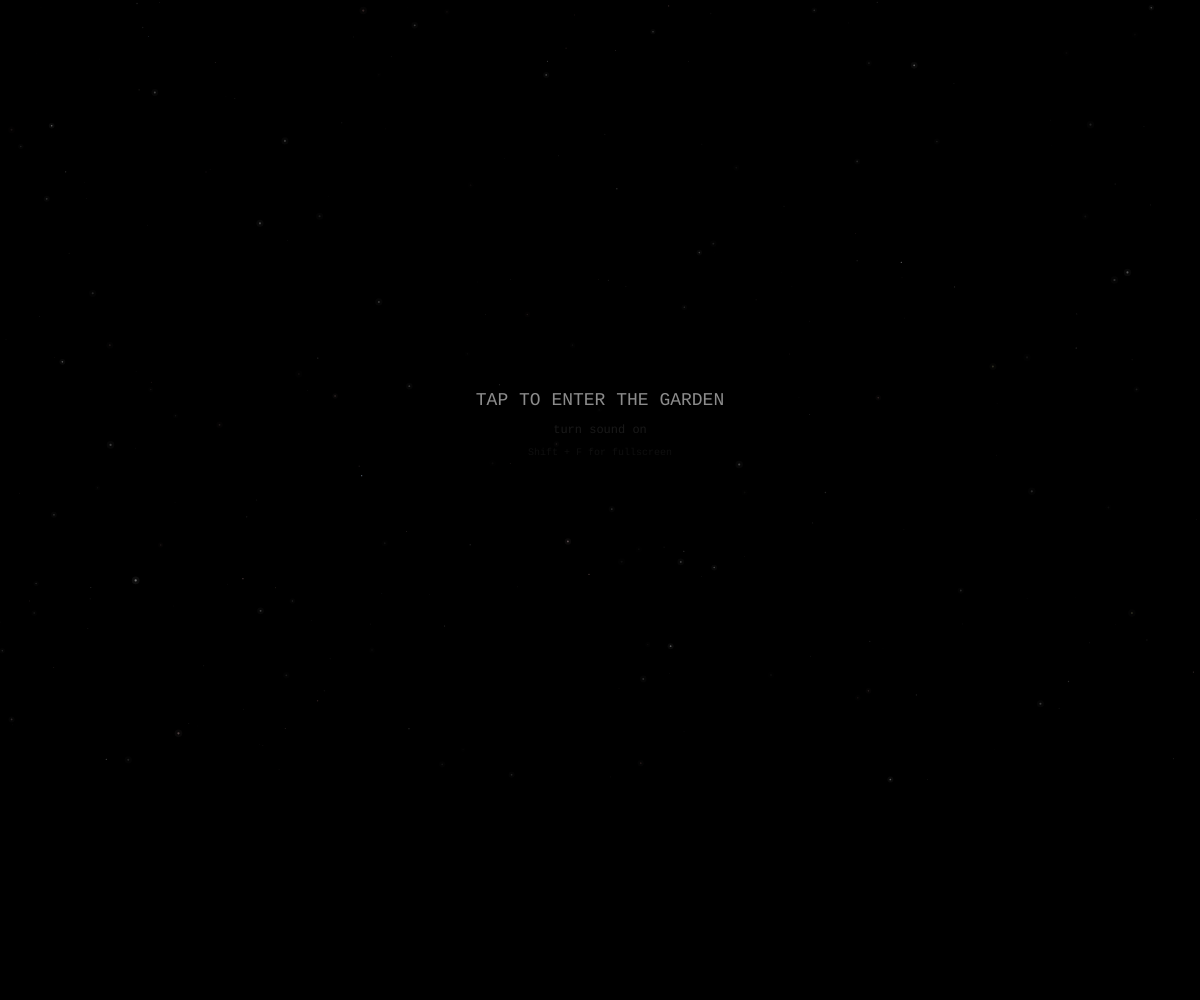
Frame 1 (no input)
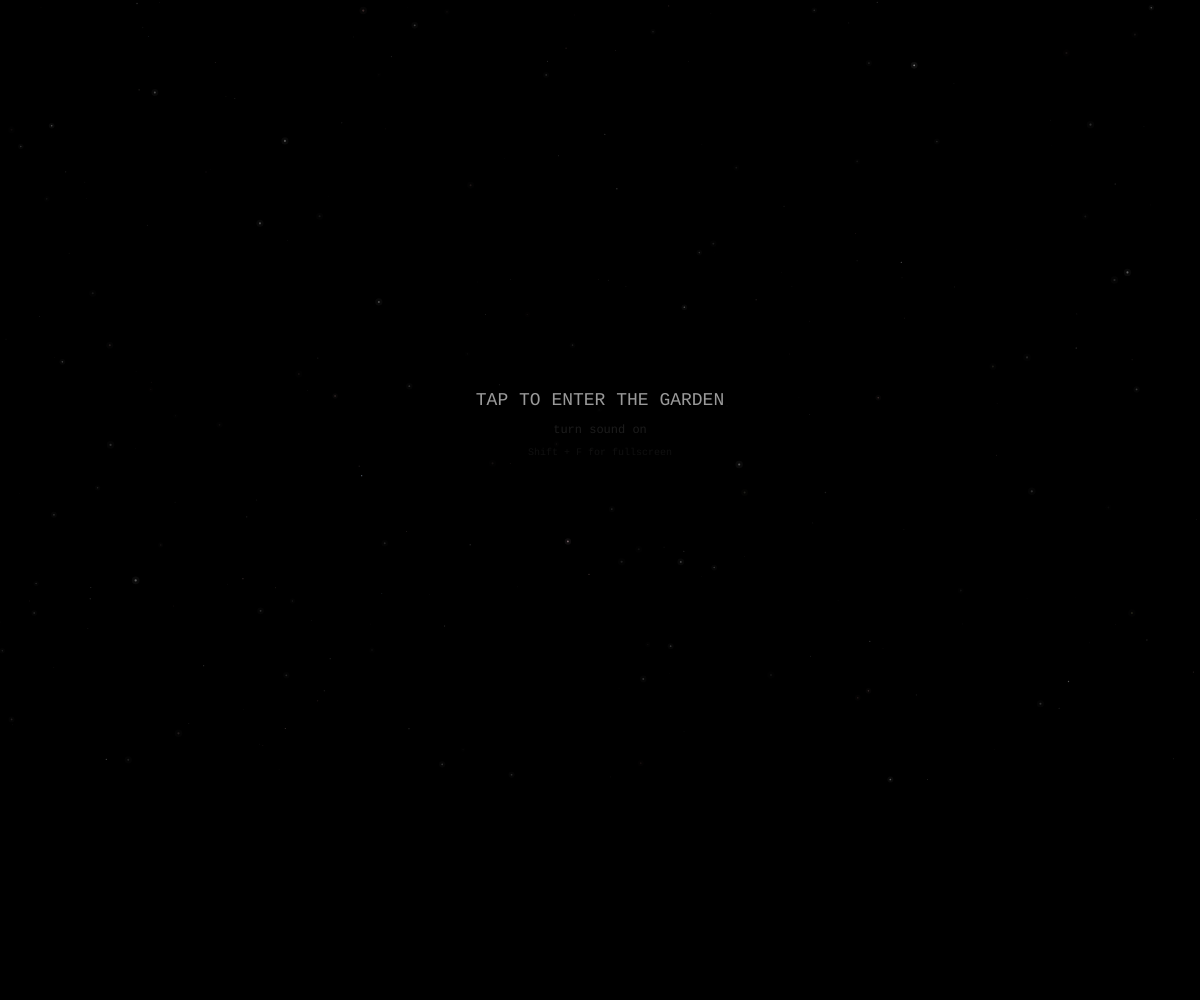
Frame 60 (no input)
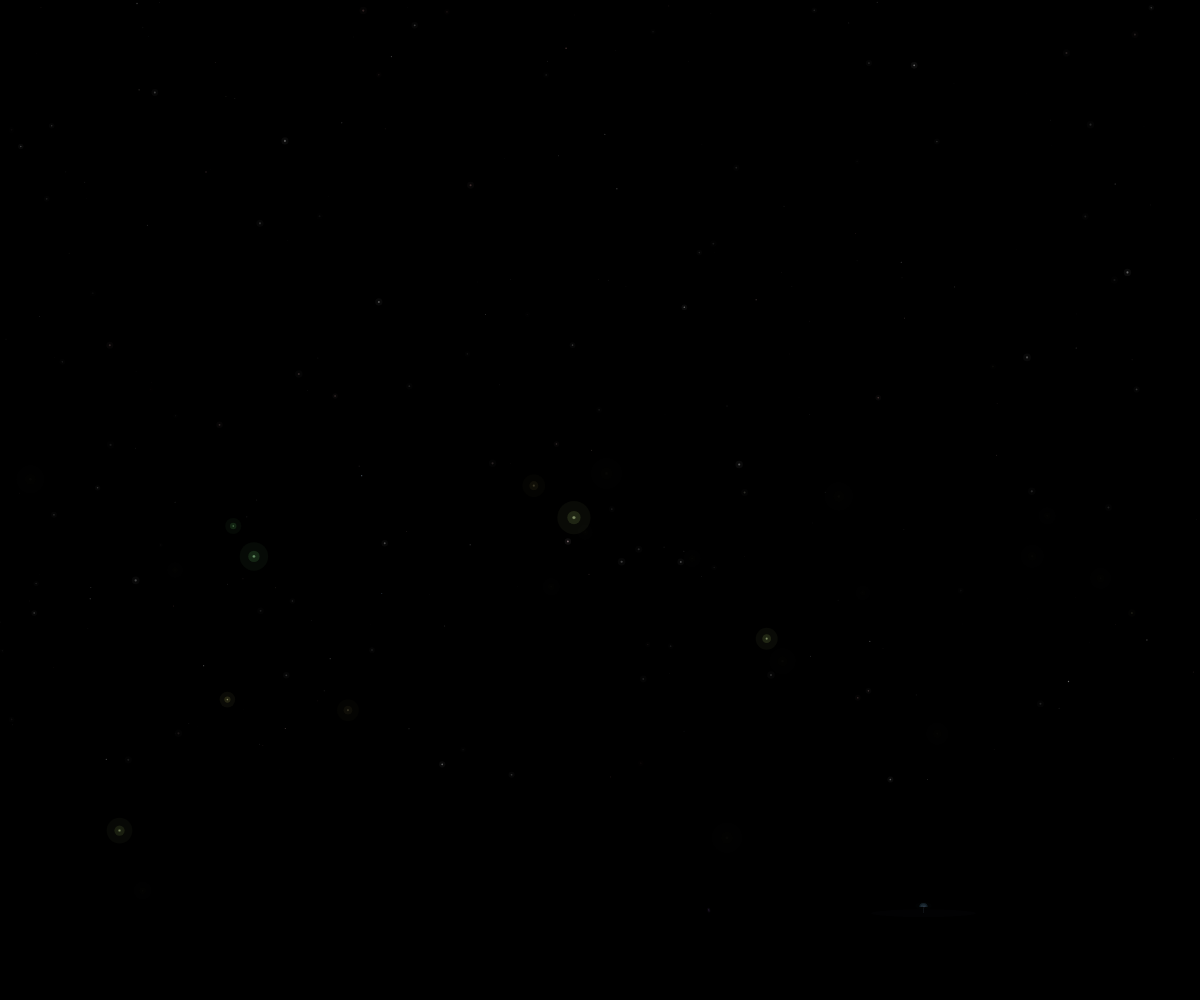
Frame 120 (the mouse pressed at the canvas centre since frame 60)

The p5.js sketch that drew these frames (run headless with seeded random() and noise() and a simulated clock; from frame 60 on, the mouse is pressed at the canvas centre):

// p5.js sketch
// ── sketch.js
// ============================================================
// NIGHT GARDEN II — Bioluminescent ecosystem
// ============================================================
// Fewer elements, each one more alive. Growing plants, blooming
// flowers, glowing mushrooms, fireflies. Dynamic generative audio
// with distinct timbres per organism type.
// Click/tap to enter. Shift+F or double-click for fullscreen.
// Mouse creates gentle wind. Click to plant.
// ============================================================

// ===== CONFIG =====
const MAX_PLANTS = 8;
const MAX_FLOWERS = 5;
const MAX_MUSHROOMS = 4;
const MAX_FIREFLIES = 35;

const SCALE_NOTES = [38, 42, 45, 50, 54, 57, 62, 66, 69];
const PALETTES = [
  { base: 280, spread: 60 },
  { base: 160, spread: 50 },
  { base: 320, spread: 45 },
  { base: 200, spread: 55 },
  { base: 80, spread: 45 },
  { base: 30, spread: 55 },
];

// ===== STATE =====
let plants = [];
let flowers = [];
let mushrooms = [];
let fireflies = [];
let pollen = [];
let bgStars = [];
let shootingStars = [];
let treeline = [];
let groundLine = [];

let windX = 0, windY = 0;
let globalTime = 0;
let spawnTimer = 0;

// Audio
let audioCtx, masterGain, compressor, dryGain, wetGain;
let delayNode, delayFeedback, delayFilter, delayGain;
let audioReady = false;
let voices = new Map();
let awaitingClick = true;
let lastMouseX = 0, lastMouseY = 0;

// ===== SETUP =====
function setup() {
  createCanvas(windowWidth, windowHeight);
  colorMode(HSB, 360, 100, 100, 100);
  angleMode(RADIANS);
  noCursor();
  textFont('monospace');

  initStars();
  generateTreeline();
  generateGround();

  function startGarden() {
    if (!awaitingClick) return;
    awaitingClick = false;
    try { initAudio(); } catch (e) { console.error('Audio init error:', e); }
    // Fireflies appear immediately (silent)
    for (let i = 0; i < 20; i++) spawnFirefly();
    // Stagger the rest so audio breathes in
    setTimeout(() => spawnPlant(), 800);
    setTimeout(() => spawnFlower(), 2500);
    setTimeout(() => spawnPlant(), 4000);
    setTimeout(() => spawnMushroom(), 5500);
    setTimeout(() => spawnPlant(), 7500);
    setTimeout(() => spawnFlower(), 9500);
    setTimeout(() => spawnMushroom(), 12000);
    setTimeout(() => spawnPlant(), 15000);
  }

  document.addEventListener('touchstart', startGarden, { passive: true });
  document.addEventListener('touchend', startGarden, { passive: true });
  document.addEventListener('click', startGarden);
  document.addEventListener('pointerdown', startGarden);
}

// ===== STARS =====
function initStars() {
  bgStars = [];
  for (let i = 0; i < 250; i++) {
    bgStars.push({
      x: random(width), y: random(height * 0.78),
      size: random(0.3, 2.2),
      phase: random(TWO_PI),
      twinkleSpeed: random(0.005, 0.025),
      hueVal: random() < 0.7 ? 0 : random([210, 30, 350, 60]),
      sat: random() < 0.7 ? 0 : random(15, 35),
      brightness: random(50, 100),
      baseAlpha: random(15, 55),
    });
  }
}

function drawStars() {
  noStroke();
  for (let s of bgStars) {
    let twinkle = sin(frameCount * s.twinkleSpeed + s.phase) * 0.4 + 0.6;
    let a = s.baseAlpha * twinkle;
    fill(s.hueVal, s.sat, s.brightness, a);
    ellipse(s.x, s.y, s.size);
    if (s.size > 1.5) {
      fill(s.hueVal, s.sat * 0.5, s.brightness, a * 0.12);
      ellipse(s.x, s.y, s.size * 3.5);
    }
  }
}

// ===== SHOOTING STARS =====
function updateShootingStars() {
  if (random() < 0.0006) {
    let dir = random() > 0.5 ? 1 : -1;
    shootingStars.push({
      x: dir > 0 ? random(width * 0.05, width * 0.5) : random(width * 0.5, width * 0.95),
      y: random(height * 0.03, height * 0.35),
      angle: random(PI * 0.05, PI * 0.35) * dir + (dir < 0 ? PI : 0),
      speed: random(6, 18),
      life: 1.0,
      decay: random(0.012, 0.035),
      len: random(40, 120),
      hueVal: random() < 0.6 ? 0 : random([200, 40, 180]),
    });
  }
  noFill();
  for (let i = shootingStars.length - 1; i >= 0; i--) {
    let ss = shootingStars[i];
    ss.x += cos(ss.angle) * ss.speed;
    ss.y += sin(ss.angle) * ss.speed;
    ss.life -= ss.decay;
    if (ss.life <= 0) { shootingStars.splice(i, 1); continue; }
    let tailX = ss.x - cos(ss.angle) * ss.len * ss.life;
    let tailY = ss.y - sin(ss.angle) * ss.len * ss.life;
    strokeWeight(1.5);
    stroke(ss.hueVal, 5, 100, ss.life * 70);
    line(ss.x, ss.y, lerp(ss.x, tailX, 0.15), lerp(ss.y, tailY, 0.15));
    strokeWeight(0.7);
    stroke(ss.hueVal, 5, 100, ss.life * 25);
    line(lerp(ss.x, tailX, 0.15), lerp(ss.y, tailY, 0.15), tailX, tailY);
    noStroke();
    fill(ss.hueVal, 5, 100, ss.life * 18);
    ellipse(ss.x, ss.y, 4);
  }
}

// ===== TREELINE =====
function generateTreeline() {
  treeline = [];
  let layers = [
    { yBase: 0.90, heightMin: 0.04, heightMax: 0.12, alpha: 15, detail: 0.007 },
    { yBase: 0.87, heightMin: 0.05, heightMax: 0.16, alpha: 10, detail: 0.004 },
    { yBase: 0.83, heightMin: 0.03, heightMax: 0.10, alpha: 6,  detail: 0.003 },
  ];
  for (let layer of layers) {
    let points = [];
    let noiseOff = random(1000);
    for (let x = -10; x <= width + 10; x += 4) {
      let hill = noise(noiseOff + x * layer.detail) * (layer.heightMax - layer.heightMin) + layer.heightMin;
      let crowns = noise(noiseOff + 500 + x * 0.03) * 0.04;
      let fine = noise(noiseOff + 1000 + x * 0.08) * 0.012;
      let spike = 0;
      if (noise(noiseOff + 2000 + x * 0.015) > 0.62) spike = noise(noiseOff + 3000 + x * 0.06) * 0.05;
      points.push({ x, y: (layer.yBase - hill - crowns - fine - spike) * height });
    }
    treeline.push({ points, alpha: layer.alpha });
  }
}

function drawTreeline() {
  noStroke();
  for (let i = treeline.length - 1; i >= 0; i--) {
    let layer = treeline[i];
    fill(0, 0, 0, layer.alpha);
    beginShape();
    vertex(0, height);
    for (let p of layer.points) vertex(p.x, p.y);
    vertex(width, height);
    endShape(CLOSE);
  }
}

// ===== GROUND =====
function generateGround() {
  groundLine = [];
  let noiseOff = random(1000);
  for (let x = -10; x <= width + 10; x += 3) {
    groundLine.push({ x, y: height * 0.90 + noise(noiseOff + x * 0.005) * height * 0.025 });
  }
}

function getGroundY(px) {
  for (let i = 0; i < groundLine.length - 1; i++) {
    if (groundLine[i].x <= px && groundLine[i + 1].x > px) {
      let t = (px - groundLine[i].x) / (groundLine[i + 1].x - groundLine[i].x);
      return lerp(groundLine[i].y, groundLine[i + 1].y, t);
    }
  }
  return height * 0.90;
}

function drawGround() {
  noStroke();
  fill(0, 0, 0, 100);
  beginShape();
  vertex(0, height);
  for (let p of groundLine) vertex(p.x, p.y);
  vertex(width, height);
  endShape(CLOSE);
}

// ===== PLANT =====
class Plant {
  constructor(x) {
    this.baseX = x;
    this.baseY = getGroundY(x);
    this.growth = 0;
    this.maxHeight = random(80, 220);
    this.segments = Math.floor(random(10, 18));
    this.swayPhase = random(TWO_PI);
    this.swayAmp = random(0.02, 0.05);
    let pal = PALETTES[Math.floor(random(PALETTES.length))];
    this.hueVal = (pal.base + random(-20, 20) + 360) % 360;
    this.hue2 = (this.hueVal + random(50, 90)) % 360;
    this.branches = [];
    this.noiseOff = random(1000);
    this.alive = true;
    this.lifespan = random(1800, 4000);
    this.age = 0;
    this.dying = false;
    this.deathAlpha = 1;
    this.hasTip = random() < 0.7;
    this.tipSize = random(3, 9);

    for (let i = 0; i < this.segments; i++) {
      if (random() < 0.35 && i > 2) {
        this.branches.push({
          segIdx: i,
          side: random() > 0.5 ? 1 : -1,
          len: random(15, 55),
          angle: random(0.3, 1.0),
          curl: random(-0.3, 0.3),
          hasLeaf: random() < 0.7,
          leafSize: random(3, 8),
          leafHue: (this.hue2 + random(-20, 20) + 360) % 360,
        });
      }
    }
  }

  update() {
    this.age++;
    this.growth = min(this.growth + 0.004, 1);
    if (this.age > this.lifespan && !this.dying) this.dying = true;
    if (this.dying) { this.deathAlpha -= 0.002; if (this.deathAlpha <= 0) this.alive = false; }
    if (this.growth > 0.8 && random() < 0.004 && !this.dying) {
      let tip = this.getTipPos();
      pollen.push(new Pollen(tip.x, tip.y, this.hueVal));
    }
  }

  getTipPos() {
    let pts = this.getPoints();
    return pts[pts.length - 1] || { x: this.baseX, y: this.baseY };
  }

  getPoints() {
    let pts = [{ x: this.baseX, y: this.baseY }];
    let vis = Math.floor(this.segments * this.growth);
    for (let i = 1; i <= vis; i++) {
      let t = i / this.segments;
      let segH = (this.maxHeight / this.segments) * this.growth;
      let sway = sin(frameCount * 0.007 + this.swayPhase + t * 2) * this.swayAmp * this.maxHeight * t;
      sway += windX * t * 20;
      let warp = (noise(this.noiseOff + t * 3, globalTime * 0.5) - 0.5) * 10 * t;
      pts.push({ x: this.baseX + sway + warp, y: this.baseY - segH * i });
    }
    return pts;
  }

  draw() {
    let pts = this.getPoints();
    if (pts.length < 2) return;
    let a = this.deathAlpha;

    // Stem — two passes: glow + core
    noFill();
    stroke(this.hueVal, 40, 50, 8 * a);
    strokeWeight(3);
    beginShape();
    for (let p of pts) curveVertex(p.x, p.y);
    curveVertex(pts[pts.length - 1].x, pts[pts.length - 1].y);
    endShape();

    stroke(this.hueVal, 50, 80, 16 * a);
    strokeWeight(1);
    beginShape();
    for (let p of pts) curveVertex(p.x, p.y);
    curveVertex(pts[pts.length - 1].x, pts[pts.length - 1].y);
    endShape();

    // Branches
    for (let br of this.branches) {
      if (br.segIdx >= pts.length) continue;
      let o = pts[br.segIdx];
      let bAngle = -HALF_PI + br.side * br.angle + sin(frameCount * 0.005 + br.segIdx) * 0.1 + windX * 0.5 * br.side;
      let bLen = br.len * this.growth;
      let endX = o.x + cos(bAngle) * bLen;
      let endY = o.y + sin(bAngle) * bLen;

      stroke(this.hue2, 35, 55, 10 * a);
      strokeWeight(0.8);
      line(o.x, o.y, endX, endY);

      if (br.hasLeaf && this.growth > 0.5) {
        noStroke();
        let lp = sin(frameCount * 0.008 + br.segIdx * 2) * 0.2 + 0.8;
        let ls = br.leafSize * lp * this.growth;
        fill(br.leafHue, 55, 70, 20 * a);
        ellipse(endX, endY, ls, ls * 1.6);
      }
    }

    // Glowing tip
    if (this.hasTip && this.growth > 0.7) {
      let tip = pts[pts.length - 1];
      let pulse = sin(frameCount * 0.015 + this.swayPhase) * 0.35 + 0.65;
      noStroke();
      fill(this.hueVal, 25, 100, 8 * pulse * a);
      ellipse(tip.x, tip.y, this.tipSize * 3);
      fill(this.hueVal, 30, 100, 25 * pulse * a);
      ellipse(tip.x, tip.y, this.tipSize);
      fill(0, 0, 100, 15 * pulse * a);
      ellipse(tip.x, tip.y, this.tipSize * 0.3);
    }
  }
}

// ===== FLOWER =====
class Flower {
  constructor(x) {
    this.x = x;
    this.baseY = getGroundY(x);
    this.stemHeight = random(50, 130);
    this.bloom = 0;
    this.bloomCycle = random(600, 1400);
    this.petalCount = Math.floor(random(5, 9));
    this.petalLen = random(12, 28);
    let pal = PALETTES[Math.floor(random(PALETTES.length))];
    this.hueVal = (pal.base + random(-15, 15) + 360) % 360;
    this.hue2 = (this.hueVal + random(60, 120)) % 360;
    this.stemHue = (120 + random(-30, 30) + 360) % 360;
    this.phase = random(TWO_PI);
    this.alive = true;
    this.age = 0;
    this.lifespan = random(2000, 5000);
    this.deathAlpha = 1;
    this.dying = false;
    this.growth = 0;
    this.rotSpeed = random(0.0005, 0.0015) * (random() > 0.5 ? 1 : -1);
  }

  update() {
    this.age++;
    this.growth = min(this.growth + 0.003, 1);
    let cyclePos = (frameCount + this.phase * 100) % this.bloomCycle;
    let t = cyclePos / this.bloomCycle;
    let target = t < 0.5 ? smoothstep(0, 0.5, t) : smoothstep(1, 0.5, t);
    this.bloom = lerp(this.bloom, target, 0.02);

    if (this.age > this.lifespan && !this.dying) this.dying = true;
    if (this.dying) { this.deathAlpha -= 0.0015; if (this.deathAlpha <= 0) this.alive = false; }
    if (this.bloom > 0.7 && random() < 0.006 && !this.dying) {
      let h = this.getHeadPos();
      pollen.push(new Pollen(h.x + random(-8, 8), h.y + random(-8, 8), this.hueVal));
    }
  }

  getHeadPos() {
    let sway = sin(frameCount * 0.005 + this.phase) * 8 + windX * 15;
    return { x: this.x + sway, y: this.baseY - this.stemHeight * this.growth };
  }

  draw() {
    let a = this.deathAlpha;
    let sway = sin(frameCount * 0.005 + this.phase) * 8 + windX * 15;
    let hx = this.x + sway;
    let hy = this.baseY - this.stemHeight * this.growth;

    // Stem
    stroke(this.stemHue, 40, 45, 14 * a);
    strokeWeight(1.3);
    noFill();
    beginShape();
    curveVertex(this.x, this.baseY); curveVertex(this.x, this.baseY);
    curveVertex(this.x + sway * 0.3, this.baseY - this.stemHeight * 0.4 * this.growth);
    curveVertex(hx, hy); curveVertex(hx, hy);
    endShape();

    if (this.growth < 0.3) return;

    push();
    translate(hx, hy);
    let rot = frameCount * this.rotSpeed;

    // Petals
    for (let p = 0; p < this.petalCount; p++) {
      let base = (TWO_PI / this.petalCount) * p - HALF_PI + rot;
      let spread = base * (0.3 + this.bloom * 0.7);
      let pLen = this.petalLen * (0.3 + this.bloom * 0.7) * this.growth;
      let ph = lerpHue(this.hueVal, this.hue2, p / this.petalCount);

      noStroke();
      push();
      rotate(spread);
      fill(ph, 60, 85, 20 * a);
      ellipse(0, -pLen * 0.5, pLen * 0.4, pLen);
      fill(ph, 40, 100, 10 * a);
      ellipse(0, -pLen * 0.4, pLen * 0.15, pLen * 0.6);
      pop();
    }

    // Center
    let cp = sin(frameCount * 0.02 + this.phase) * 0.2 + 0.8;
    noStroke();
    fill(this.hueVal, 25, 100, 5 * this.bloom * a);
    ellipse(0, 0, this.petalLen * 1.5 * this.bloom);
    fill(this.hueVal, 30, 100, 30 * this.bloom * cp * a);
    ellipse(0, 0, 6 * this.growth);
    fill(0, 0, 100, 20 * this.bloom * cp * a);
    ellipse(0, 0, 2 * this.growth);
    pop();
  }
}

// ===== MUSHROOM =====
class Mushroom {
  constructor(x) {
    this.x = x;
    this.baseY = getGroundY(x);
    this.capWidth = random(16, 38);
    this.capHeight = random(10, 18);
    this.stemH = random(12, 35);
    this.stemW = random(3, 7);
    let pal = PALETTES[Math.floor(random(PALETTES.length))];
    this.hueVal = (pal.base + random(-20, 20) + 360) % 360;
    this.hue2 = (this.hueVal + 60) % 360;
    this.phase = random(TWO_PI);
    this.growth = 0;
    this.alive = true;
    this.age = 0;
    this.lifespan = random(2500, 5500);
    this.dying = false;
    this.deathAlpha = 1;
    this.spots = [];
    for (let i = 0; i < Math.floor(random(3, 7)); i++) {
      this.spots.push({
        angle: random(-PI * 0.8, PI * 0.8),
        dist: random(0.2, 0.8),
        size: random(1.5, 4),
      });
    }
  }

  update() {
    this.age++;
    this.growth = min(this.growth + 0.004, 1);
    if (this.age > this.lifespan && !this.dying) this.dying = true;
    if (this.dying) { this.deathAlpha -= 0.002; if (this.deathAlpha <= 0) this.alive = false; }
    if (this.growth > 0.9 && random() < 0.008 && !this.dying) {
      let capTop = this.baseY - this.stemH * this.growth - this.capHeight * this.growth * 0.4;
      pollen.push(new Pollen(
        this.x + random(-this.capWidth * 0.3, this.capWidth * 0.3), capTop,
        this.hueVal, true
      ));
    }
  }

  draw() {
    let a = this.deathAlpha;
    let g = this.growth;
    let pulse = sin(frameCount * 0.01 + this.phase) * 0.18 + 0.82;
    let capY = this.baseY - this.stemH * g;

    noStroke();
    // Ground glow
    fill(this.hueVal, 40, 70, 6 * pulse * a * g);
    ellipse(this.x, this.baseY, this.capWidth * 3, 8);

    // Stem
    fill(this.hueVal, 20, 40, 20 * a);
    rectMode(CENTER);
    rect(this.x, this.baseY - this.stemH * g * 0.5, this.stemW * g, this.stemH * g, 2);
    fill(this.hueVal, 30, 75, 5 * pulse * a);
    rect(this.x, this.baseY - this.stemH * g * 0.5, this.stemW * g * 0.4, this.stemH * g, 2);
    rectMode(CORNER);

    // Cap
    fill(this.hueVal, 50, 55, 25 * a);
    arc(this.x, capY, this.capWidth * g, this.capHeight * g * 2, PI, TWO_PI, CHORD);
    fill(this.hueVal, 35, 85, 10 * pulse * a);
    arc(this.x, capY, this.capWidth * g * 0.7, this.capHeight * g * 1.4, PI, TWO_PI, CHORD);

    // Spots
    for (let spot of this.spots) {
      let sx = this.x + cos(spot.angle) * this.capWidth * 0.35 * spot.dist * g;
      let sy = capY - abs(sin(spot.angle)) * this.capHeight * 0.4 * spot.dist * g;
      let sp = sin(frameCount * 0.015 + spot.angle * 2 + this.phase) * 0.25 + 0.75;
      fill(this.hue2, 30, 100, 18 * sp * a);
      ellipse(sx, sy, spot.size * g);
    }

    // Top aura
    fill(this.hueVal, 25, 100, 4 * pulse * a * g);
    ellipse(this.x, capY - this.capHeight * g * 0.3, this.capWidth * 2 * g, this.capHeight * 2 * g);
  }
}

// ===== FIREFLY =====
class Firefly {
  constructor() {
    this.x = random(width);
    this.y = random(height * 0.4, height * 0.92);
    this.vx = 0; this.vy = 0;
    this.hueVal = random([50, 60, 80, 120, 40]);
    this.size = random(1.5, 3.5);
    this.phase = random(TWO_PI);
    this.glowSpeed = random(0.015, 0.04);
    this.noiseX = random(1000);
    this.noiseY = random(1000);
    this.wanderSpeed = random(0.3, 0.8);
  }

  update() {
    let nx = noise(this.noiseX, globalTime * 2) - 0.5;
    let ny = noise(this.noiseY, globalTime * 2) - 0.5;
    this.vx += nx * 0.15 + windX * 0.3;
    this.vy += ny * 0.15 + windY * 0.1;
    this.vx *= 0.95; this.vy *= 0.95;
    let spd = sqrt(this.vx * this.vx + this.vy * this.vy);
    if (spd > this.wanderSpeed) { this.vx = (this.vx / spd) * this.wanderSpeed; this.vy = (this.vy / spd) * this.wanderSpeed; }
    this.x += this.vx; this.y += this.vy;

    let dm = dist(this.x, this.y, mouseX, mouseY);
    if (dm < 200 && dm > 20) {
      this.vx += (mouseX - this.x) * 0.0003;
      this.vy += (mouseY - this.y) * 0.0003;
    }

    if (this.x < -20) this.x = width + 20;
    if (this.x > width + 20) this.x = -20;
    if (this.y < height * 0.2) this.vy += 0.02;
    if (this.y > height * 0.95) this.vy -= 0.05;
    this.noiseX += 0.005; this.noiseY += 0.005;
  }

  draw() {
    let glow = sin(frameCount * this.glowSpeed + this.phase);
    let b = glow > 0.2 ? map(glow, 0.2, 1, 0.3, 1) : 0.05;
    noStroke();
    fill(this.hueVal, 40, 100, 4 * b);
    ellipse(this.x, this.y, this.size * 10);
    fill(this.hueVal, 50, 100, 12 * b);
    ellipse(this.x, this.y, this.size * 4);
    fill(this.hueVal, 30, 100, 40 * b);
    ellipse(this.x, this.y, this.size);
    fill(0, 0, 100, 25 * b);
    ellipse(this.x, this.y, this.size * 0.4);
  }
}

// ===== POLLEN =====
class Pollen {
  constructor(x, y, hueVal, isSpore) {
    this.x = x; this.y = y;
    this.hueVal = hueVal;
    this.size = isSpore ? random(1, 2.5) : random(1.5, 3);
    this.life = 1;
    this.decay = random(0.003, 0.008);
    this.vx = random(-0.3, 0.3);
    this.vy = random(-0.4, -0.1);
    this.isSpore = isSpore;
    this.noiseOff = random(1000);
  }

  update() {
    this.vx += windX * 0.05 + (noise(this.noiseOff, globalTime * 3) - 0.5) * 0.04;
    this.vy += (noise(this.noiseOff + 50, globalTime * 3) - 0.5) * 0.04;
    if (this.isSpore) this.vy -= 0.012;
    this.x += this.vx; this.y += this.vy;
    this.life -= this.decay;
    this.noiseOff += 0.02;
  }

  draw() {
    noStroke();
    fill(this.hueVal, 30, 100, this.life * 14);
    ellipse(this.x, this.y, this.size);
    fill(this.hueVal, 20, 100, this.life * 5);
    ellipse(this.x, this.y, this.size * 2.5);
  }

  isDead() { return this.life <= 0; }
}

// ===== SPAWN =====
function spawnPlant() {
  if (plants.length >= MAX_PLANTS) return;
  plants.push(new Plant(random(width * 0.05, width * 0.95)));
  if (audioReady) playPlantSound();
}
function spawnFlower() {
  if (flowers.length >= MAX_FLOWERS) return;
  flowers.push(new Flower(random(width * 0.08, width * 0.92)));
  if (audioReady) playBellSound();
}
function spawnMushroom() {
  if (mushrooms.length >= MAX_MUSHROOMS) return;
  mushrooms.push(new Mushroom(random(width * 0.08, width * 0.92)));
  if (audioReady) playDroneSound();
}
function spawnFirefly() {
  if (fireflies.length >= MAX_FIREFLIES) return;
  fireflies.push(new Firefly());
}

// ===== DRAW =====
function draw() {
  globalTime += 0.001;
  background(0);

  // Wind
  let mx = mouseX - lastMouseX;
  let my = mouseY - lastMouseY;
  windX = lerp(windX, constrain(mx * 0.01, -0.5, 0.5), 0.02);
  windY = lerp(windY, constrain(my * 0.005, -0.2, 0.2), 0.02);
  windX += (noise(globalTime * 200) - 0.5) * 0.002;
  lastMouseX = mouseX; lastMouseY = mouseY;

  drawStars();
  updateShootingStars();

  if (awaitingClick) {
    drawTreeline();
    drawGround();
    drawStartPrompt();
    return;
  }

  // Auto-spawn — gentle pace
  spawnTimer++;
  if (spawnTimer % 360 === 0) spawnPlant();
  if (spawnTimer % 500 === 0) spawnFlower();
  if (spawnTimer % 650 === 0) spawnMushroom();
  if (spawnTimer % 150 === 0) spawnFirefly();

  drawTreeline();
  drawGround();

  // Draw organisms
  for (let i = mushrooms.length - 1; i >= 0; i--) {
    mushrooms[i].update(); mushrooms[i].draw();
    if (!mushrooms[i].alive) mushrooms.splice(i, 1);
  }
  for (let i = plants.length - 1; i >= 0; i--) {
    plants[i].update(); plants[i].draw();
    if (!plants[i].alive) plants.splice(i, 1);
  }
  for (let i = flowers.length - 1; i >= 0; i--) {
    flowers[i].update(); flowers[i].draw();
    if (!flowers[i].alive) flowers.splice(i, 1);
  }
  for (let ff of fireflies) { ff.update(); ff.draw(); }

  // Pollen
  for (let i = pollen.length - 1; i >= 0; i--) {
    pollen[i].update(); pollen[i].draw();
    if (pollen[i].isDead()) pollen.splice(i, 1);
  }
  while (pollen.length > 200) pollen.shift();
}

// ===== AUDIO ENGINE =====
function initAudio() {
  if (audioReady) return;
  try {
    audioCtx = new (window.AudioContext || window.webkitAudioContext)();
    let sb = audioCtx.createBuffer(1, 1, audioCtx.sampleRate);
    let ss = audioCtx.createBufferSource();
    ss.buffer = sb; ss.connect(audioCtx.destination); ss.start(0);
    audioCtx.resume();

    compressor = audioCtx.createDynamicsCompressor();
    compressor.threshold.setValueAtTime(-20, audioCtx.currentTime);
    compressor.knee.setValueAtTime(25, audioCtx.currentTime);
    compressor.ratio.setValueAtTime(6, audioCtx.currentTime);
    compressor.attack.setValueAtTime(0.005, audioCtx.currentTime);
    compressor.release.setValueAtTime(0.2, audioCtx.currentTime);
    compressor.connect(audioCtx.destination);

    masterGain = audioCtx.createGain();
    masterGain.gain.setValueAtTime(0.001, audioCtx.currentTime);
    masterGain.gain.linearRampToValueAtTime(0.25, audioCtx.currentTime + 10);

    dryGain = audioCtx.createGain();
    dryGain.gain.setValueAtTime(0.3, audioCtx.currentTime);

    // Reverb
    let irLen = Math.min(Math.floor(audioCtx.sampleRate * 4), 176400);
    let ir = audioCtx.createBuffer(2, irLen, audioCtx.sampleRate);
    for (let ch = 0; ch < 2; ch++) {
      let data = ir.getChannelData(ch);
      for (let i = 0; i < irLen; i++) data[i] = (Math.random() * 2 - 1) * Math.pow(1 - i / irLen, 1.4);
    }
    let convolver = audioCtx.createConvolver();
    convolver.buffer = ir;
    wetGain = audioCtx.createGain();
    wetGain.gain.setValueAtTime(0.55, audioCtx.currentTime);

    // Delay
    delayNode = audioCtx.createDelay(3.0);
    delayNode.delayTime.setValueAtTime(1.3, audioCtx.currentTime);
    delayFeedback = audioCtx.createGain();
    delayFeedback.gain.setValueAtTime(0.3, audioCtx.currentTime);
    delayFilter = audioCtx.createBiquadFilter();
    delayFilter.type = 'lowpass';
    delayFilter.frequency.setValueAtTime(800, audioCtx.currentTime);
    delayGain = audioCtx.createGain();
    delayGain.gain.setValueAtTime(0.25, audioCtx.currentTime);

    masterGain.connect(dryGain);
    dryGain.connect(compressor);
    masterGain.connect(convolver);
    convolver.connect(wetGain);
    wetGain.connect(compressor);
    masterGain.connect(delayNode);
    delayNode.connect(delayFilter);
    delayFilter.connect(delayFeedback);
    delayFeedback.connect(delayNode);
    delayFilter.connect(delayGain);
    delayGain.connect(compressor);

    audioReady = true;
  } catch (e) { console.error('Audio init failed:', e); }
}

function midiToFreq(note) { return 440 * Math.pow(2, (note - 69) / 12); }

// --- PLANT SOUND: warm breathy pad with gentle FM ---
function playPlantSound() {
  let note = SCALE_NOTES[Math.floor(random(SCALE_NOTES.length))];
  let now = audioCtx.currentTime;
  let freq = midiToFreq(note);
  let vel = random(0.2, 0.45);

  let osc1 = audioCtx.createOscillator();
  osc1.type = 'sine';
  osc1.frequency.setValueAtTime(freq, now);
  let osc2 = audioCtx.createOscillator();
  osc2.type = 'sine';
  osc2.frequency.setValueAtTime(freq * 1.003, now);

  // Gentle FM shimmer
  let mod = audioCtx.createOscillator();
  mod.type = 'sine';
  mod.frequency.setValueAtTime(freq * 2, now);
  let modG = audioCtx.createGain();
  modG.gain.setValueAtTime(8 * vel, now);
  modG.gain.exponentialRampToValueAtTime(0.5, now + 4);
  mod.connect(modG);
  modG.connect(osc1.frequency);

  let filter = audioCtx.createBiquadFilter();
  filter.type = 'lowpass';
  filter.frequency.setValueAtTime(400 + vel * 600, now);
  filter.frequency.linearRampToValueAtTime(250, now + 6);

  let env = audioCtx.createGain();
  env.gain.setValueAtTime(0.001, now);
  env.gain.linearRampToValueAtTime(vel * 0.06, now + 3);
  env.gain.exponentialRampToValueAtTime(0.001, now + 10);

  osc1.connect(filter);
  osc2.connect(filter);
  filter.connect(env);
  env.connect(masterGain);

  osc1.start(now); osc2.start(now); mod.start(now);
  osc1.stop(now + 11); osc2.stop(now + 11); mod.stop(now + 11);
}

// --- FLOWER SOUND: crystalline bell with harmonics ---
function playBellSound() {
  let note = SCALE_NOTES[Math.floor(random(4, SCALE_NOTES.length))];
  let now = audioCtx.currentTime;
  let freq = midiToFreq(note);
  let vel = random(0.15, 0.35);

  // Bell = sharp attack, quick decay, several harmonics
  let partials = [1, 2.756, 4.09, 5.4]; // bell-like partials
  let decays = [8, 5, 3, 2];

  let mixer = audioCtx.createGain();
  mixer.gain.setValueAtTime(vel * 0.04, now);
  mixer.connect(masterGain);

  for (let i = 0; i < partials.length; i++) {
    let osc = audioCtx.createOscillator();
    osc.type = 'sine';
    osc.frequency.setValueAtTime(freq * partials[i], now);

    let env = audioCtx.createGain();
    let amp = vel * (1 / (i + 1)) * 0.8;
    env.gain.setValueAtTime(0.001, now);
    env.gain.linearRampToValueAtTime(amp, now + 0.02); // fast attack
    env.gain.exponentialRampToValueAtTime(0.001, now + decays[i]);

    osc.connect(env);
    env.connect(mixer);
    osc.start(now);
    osc.stop(now + decays[i] + 0.1);
  }
}

// --- MUSHROOM SOUND: deep evolving drone ---
function playDroneSound() {
  let note = SCALE_NOTES[Math.floor(random(3))]; // low notes only
  let now = audioCtx.currentTime;
  let freq = midiToFreq(note);
  let vel = random(0.15, 0.3);

  let osc1 = audioCtx.createOscillator();
  osc1.type = 'sine';
  osc1.frequency.setValueAtTime(freq, now);

  let sub = audioCtx.createOscillator();
  sub.type = 'sine';
  sub.frequency.setValueAtTime(freq / 2, now);

  // Slow LFO on filter for evolving quality
  let lfo = audioCtx.createOscillator();
  lfo.type = 'sine';
  lfo.frequency.setValueAtTime(0.15, now);
  let lfoG = audioCtx.createGain();
  lfoG.gain.setValueAtTime(200, now);
  lfo.connect(lfoG);

  let filter = audioCtx.createBiquadFilter();
  filter.type = 'lowpass';
  filter.frequency.setValueAtTime(300, now);
  filter.Q.setValueAtTime(2, now);
  lfoG.connect(filter.frequency);

  let env = audioCtx.createGain();
  env.gain.setValueAtTime(0.001, now);
  env.gain.linearRampToValueAtTime(vel * 0.08, now + 4);
  env.gain.setValueAtTime(vel * 0.08, now + 8);
  env.gain.exponentialRampToValueAtTime(0.001, now + 14);

  osc1.connect(filter);
  sub.connect(filter);
  filter.connect(env);
  env.connect(masterGain);

  osc1.start(now); sub.start(now); lfo.start(now);
  osc1.stop(now + 15); sub.stop(now + 15); lfo.stop(now + 15);
}

// ===== HELPERS =====
function lerpHue(h1, h2, t) {
  let d = h2 - h1;
  if (d > 180) d -= 360;
  if (d < -180) d += 360;
  return (h1 + d * t + 360) % 360;
}

function smoothstep(e0, e1, x) {
  let t = constrain((x - e0) / (e1 - e0), 0, 1);
  return t * t * (3 - 2 * t);
}

function toggleFullscreen() {
  let doc = document.documentElement;
  if (!document.fullscreenElement) doc.requestFullscreen().catch(() => {});
  else document.exitFullscreen().catch(() => {});
}

function drawStartPrompt() {
  let pulse = sin(frameCount * 0.012) * 8 + 55;
  fill(0, 0, 100, pulse);
  textAlign(CENTER, CENTER);
  textSize(18);
  text('TAP TO ENTER THE GARDEN', width / 2, height * 0.4);
  textSize(12);
  fill(0, 0, 45, pulse * 0.4);
  text('turn sound on', width / 2, height * 0.4 + 30);
  textSize(10);
  fill(0, 0, 35, pulse * 0.3);
  text('Shift + F for fullscreen', width / 2, height * 0.4 + 52);
}

// ===== INPUT =====
function keyPressed() {
  if (key === 'F') { toggleFullscreen(); return false; }
  if (awaitingClick && (key === ' ' || key === 'Enter')) {
    awaitingClick = false;
    try { initAudio(); } catch (e) {}
    for (let i = 0; i < 20; i++) spawnFirefly();
    setTimeout(() => spawnPlant(), 800);
    setTimeout(() => spawnFlower(), 2500);
    setTimeout(() => spawnPlant(), 4000);
    setTimeout(() => spawnMushroom(), 5500);
    setTimeout(() => spawnPlant(), 7500);
    setTimeout(() => spawnFlower(), 9500);
    setTimeout(() => spawnMushroom(), 12000);
    setTimeout(() => spawnPlant(), 15000);
    return false;
  }
  return false;
}

function mousePressed() {
  if (awaitingClick) return;
  let r = random();
  if (r < 0.4) spawnPlant();
  else if (r < 0.7) spawnFlower();
  else spawnMushroom();
  // Small firefly burst
  for (let i = 0; i < 3; i++) {
    let ff = new Firefly();
    ff.x = mouseX + random(-25, 25);
    ff.y = mouseY + random(-25, 25);
    fireflies.push(ff);
  }
  while (fireflies.length > MAX_FIREFLIES + 10) fireflies.shift();
}

function doubleClicked() { toggleFullscreen(); return false; }

function windowResized() {
  resizeCanvas(windowWidth, windowHeight);
  initStars();
  generateTreeline();
  generateGround();
}
